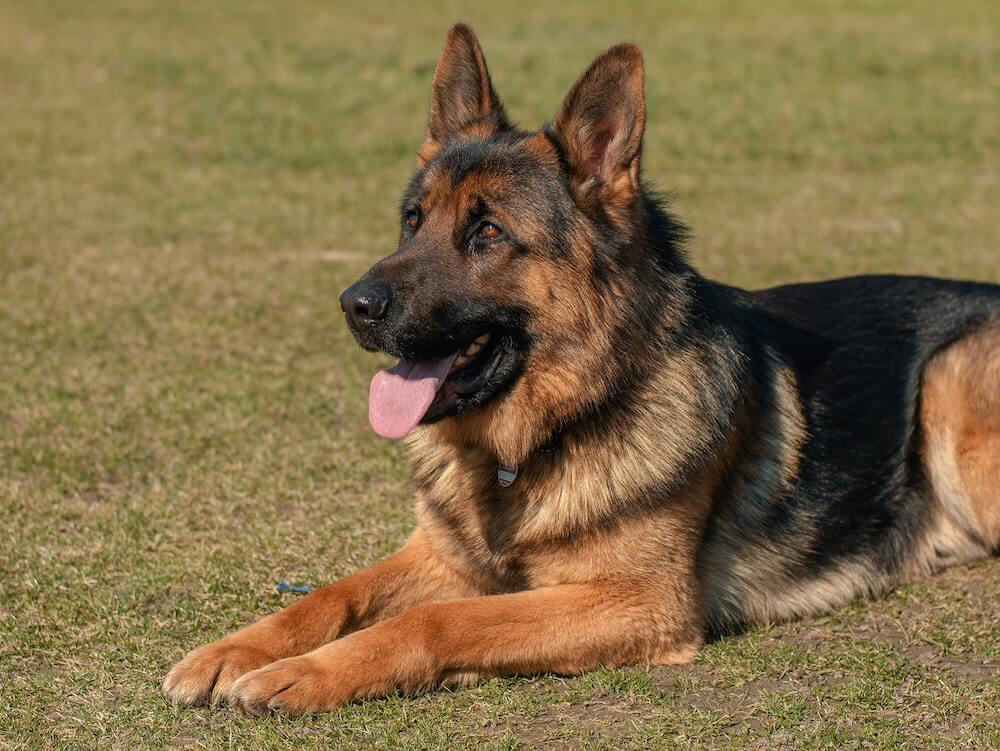
#> input picture Machine_Vision/Lecture_2/dogSep.jpg, 1000 x 751 px
$ python drawShNText.py
#> lines starting #> are read from the running program, lines starting #| are printed output that depends on the picture; after the words box and inside, x2 and y2 are one past the last pixel; in counts of white or black regions, pixels touching at a corner belong together
import numpy as np
import cv2
img = cv2.imread('dogSep.jpg',1)
#> img is the input picture: shape (751, 1000, 3); mean B, G, R 71.6, 109.5, 130.6


#Draw a line
cv2.line(img,(10, 10), (400,100), (255,255,255), 3)
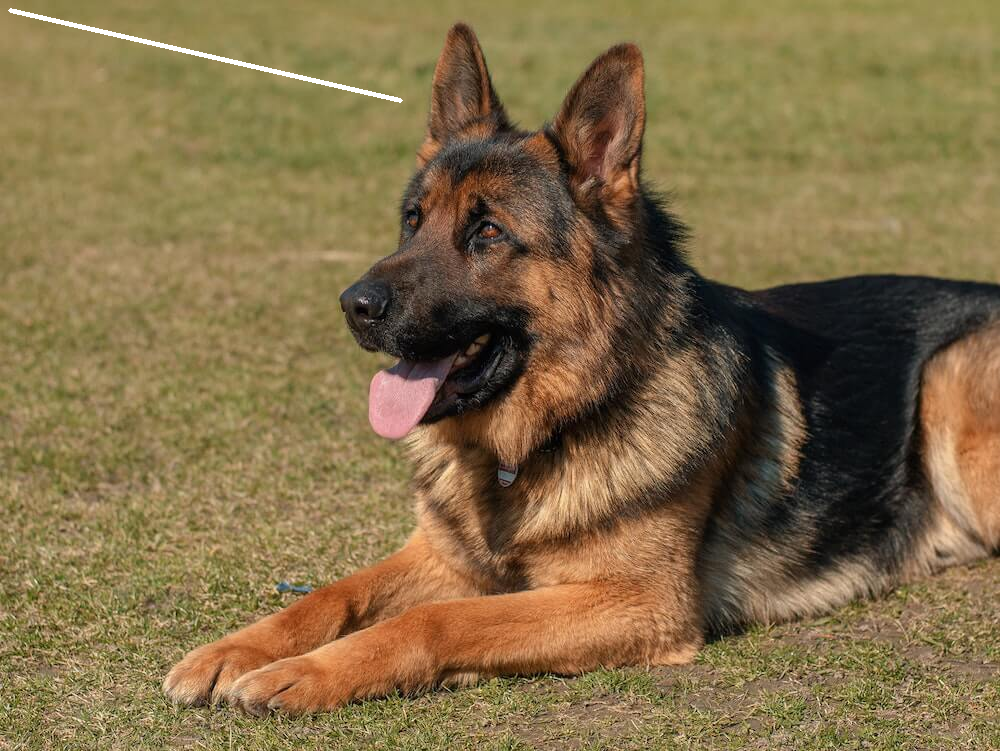
#> img: shape (751, 1000, 3); 0.25% of pixels changed, all inside (x1, y1, x2, y2) = (8, 8, 403, 103)
cv2.imshow('Image',img)
cv2.waitKey(0)
cv2.destroyAllWindows()
